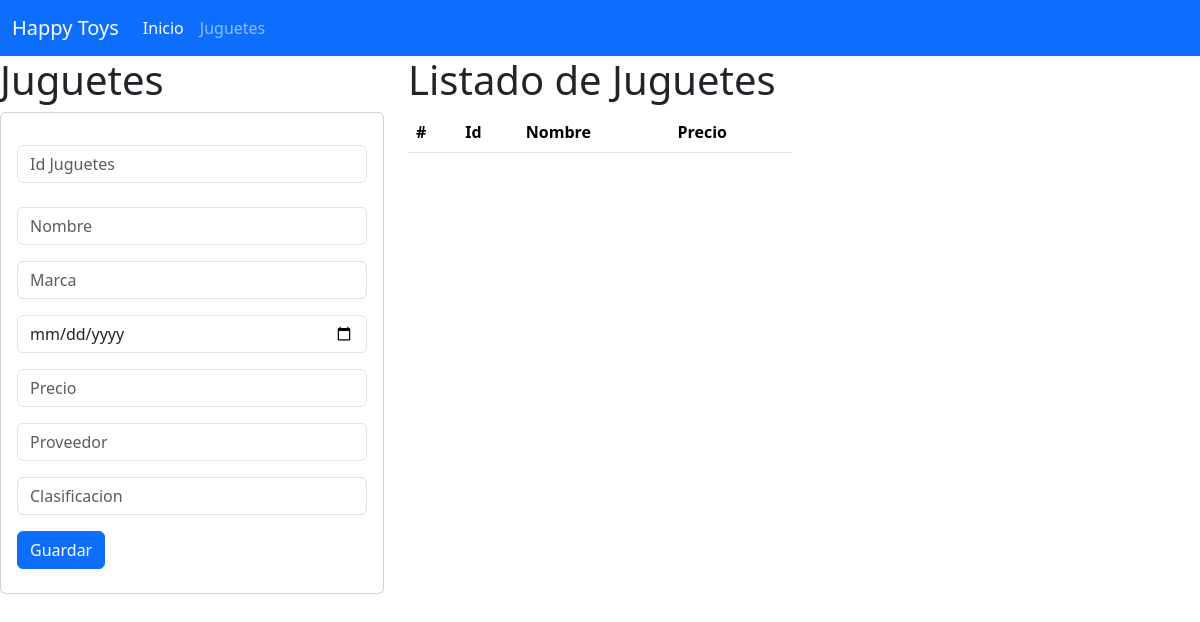
The page /juguetes on the database as committed earlier.
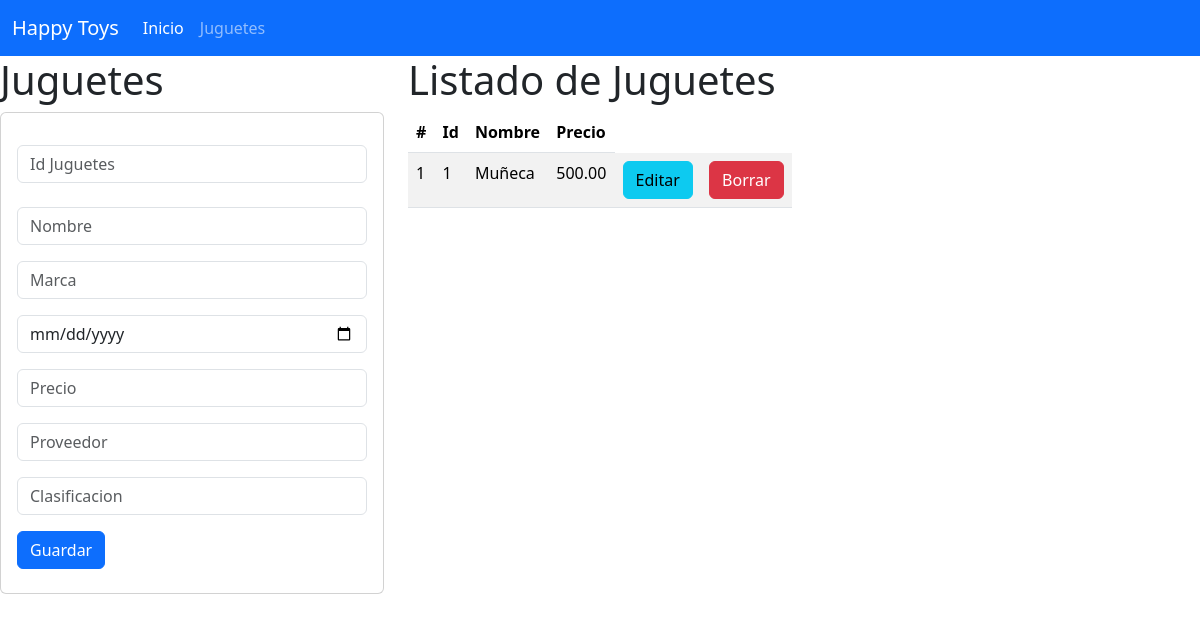
The same page on the database as committed later.
### juguetes_app/models.py (models this page shows, shortened)
class Juguetes(models.Model):
    id = models.CharField(primary_key=True, max_length=5)
    nombre = models.CharField(max_length=40)
    fecha_fabricacion = models.DateField()
    marca = models.CharField(max_length=20)
    precio = models.DecimalField(max_digits=10, decimal_places=2)
    proveedor = models.CharField(max_length=20)
    clasificacion = models.CharField(max_length=20)

### juguetes_app/views.py (the view)
# urls.py: path('juguetes', views.inicio_vistaJuguetes, name='juguetes'),
def inicio_vistaJuguetes (request):
    juguetes = Juguetes.objects.all()
    return render(request, 'gestionarJuguetes.html', {'misJuguetes' : juguetes})

### juguetes_app/templates/gestionarJuguetes.html (shortened to what this page needs)
{% extends "base.html" %} {% block cuerpo %}
<div class="row">
  <div class="col-sm-12 col-md-4 col-lg-4 col-xl-4">
    <h1>Juguetes</h1>
    <div class="card">
      <div class="card-body">
        <form action="/registrarJuguetes/" method="POST">
          <div class="from-group py-3">
            <input type="text"  id="txtid"  name="txtid" class="form-control"  placeholder="Id Juguetes" minlength="1"  maxlength="6"  required/>
          </div>
          <div class="from-group py-2">
            <input type="text"  id="txtnombre"  name="txtnombre" class="form-control"  placeholder="Nombre" minlength="1"  maxlength="40"  required/>
          </div>
          <div class="from-group py-2">
            <input type="text"  id="txtmarca"  name="txtmarca" class="form-control"  placeholder="Marca" minlength="1"  maxlength="40"  required/>
          </div>
          <div class="from-group py-2">
            <input type="date"  id="txtfecha_fabricacion"  name="txtfecha_fabricacion" class="form-control"  placeholder="Fecha de fabricacion"  required/>
          </div>
          <div class="from-group py-2">
            <input type="number"  id="numbprecio"  name="numbprecio" class="form-control"  placeholder="Precio"  required/>
          </div>
          <div class="from-group py-2">
            <input type="text"  id="txtproveedor"  name="txtproveedor" class="form-control"  placeholder="Proveedor" minlength="1"  maxlength="50"  required/>
          </div>
          <div class="from-group py-2">
            <input type="text"  id="txtclasificacion"  name="txtclasificacion" class="form-control"  placeholder="Clasificacion" minlength="1"  maxlength="50"  required/>
          </div>
          <div class="from-group py-2">
            <button type="submit" class="btn btn-primary">Guardar</button>
          </div>
        </form>
      </div>
    </div>
  </div>
  <div class="col-sm-12 col-md-8 col-lg-8 col-xl-4">
    <h1>Listado de Juguetes</h1>
    <div class="table-responsive">
      <table class="table table-striped">
        <thead>
          <tr>
            <th scope="col">#</th>
            <th scope="col">Id</th>
            <th scope="col">Nombre</th>
            <th scope="col">Precio</th>
          </tr>
        </thead>
        <tbody>
          {% for m in misJuguetes %}
          <tr>
            <td>{{forloop.counter}}</td>
            <td>{{m.id}}</td>
            <td>{{m.nombre}}</td>
            <td>{{m.precio}}</td>
            <td>
              <a href="seleccionarJuguetes/{{m.id}}" class="btn btn-info"
                >Editar</a
              >
            </td>
            <td>
              <a href="borrarJuguetes/{{m.id}}" class="btn btn-danger"
                >Borrar</a
              >
            </td>
          </tr>
          {% endfor %}
        </tbody>
      </table>
    </div>
  </div>
</div>
{% endblock %}

### templates/base.html (shortened to what this page needs)
<!DOCTYPE html>
<html lang="en">
<head>
  <link href="https://cdn.jsdelivr.net/npm/bootstrap@5.3.3/dist/css/bootstrap.min.css" rel="stylesheet"
 />
</head>
<body>
  <nav class="navbar navbar-expand-lg bg-primary" data-bs-theme="dark">
    <div class="container-fluid">
      <a class="navbar-brand" href="{% url 'inicio' %}">Happy Toys</a>
      <div class="collapse navbar-collapse" id="navbarNav">
        <ul class="navbar-nav">
          <li class="nav-item">
            <a class="nav-link active" aria-current="page" href="{% url 'inicio' %}">Inicio</a>
          </li>
          <li class="nav-item">
            <a class="nav-link" href="{% url 'juguetes' %}">Juguetes</a>
          </li>
          <li class="nav-item">
            <a class="nav-link" href="#"></a>
          </li>
        </ul>
      </div>
    </div>
  </nav>
  {% block cuerpo %} {% endblock %}
</body>
</html>

Rows that differ between the two databases and show on the page:
added Juguetes: id "1", nombre "Muñeca", precio "500.00"
